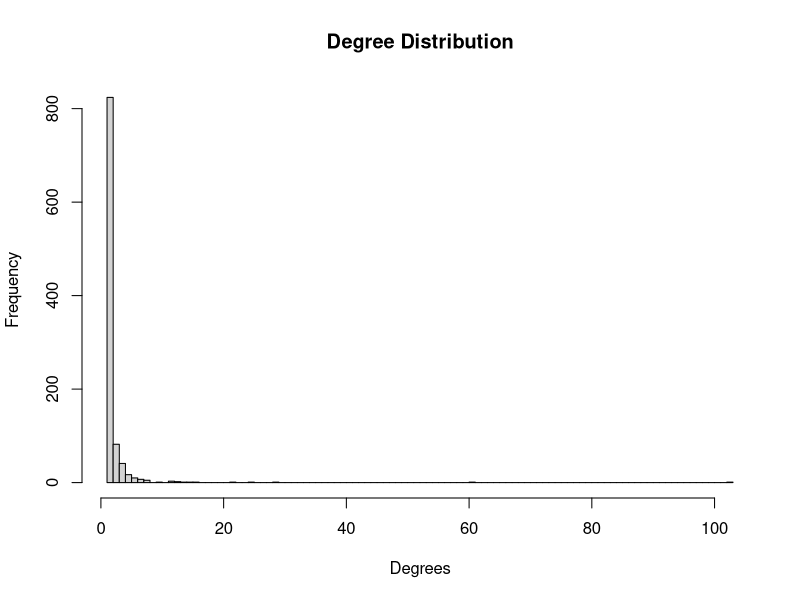
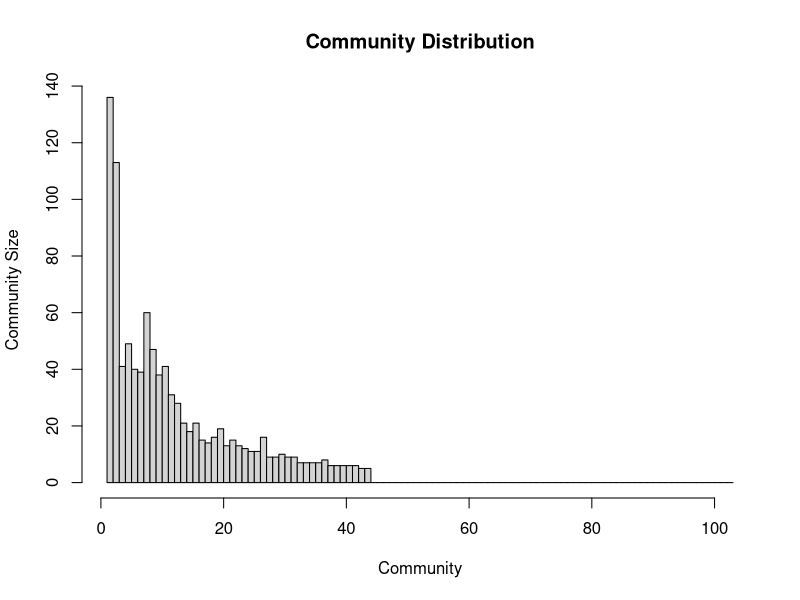
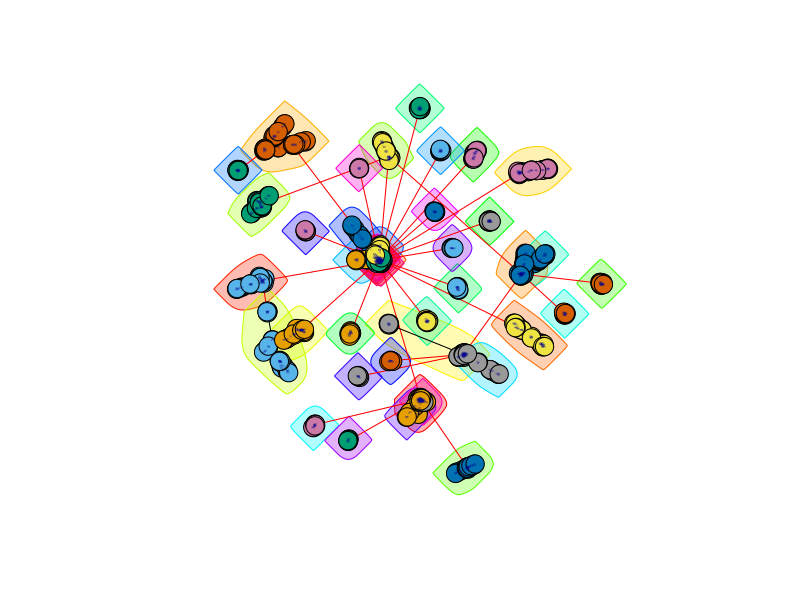

Write the R code that produced these figures, in order.

# clearing workspace
closeAllConnections()
rm(list=ls())

# importing library
library("igraph")

# initialize vars
nodesNum <-  1000

# generate network
g <-sample_pa_age(nodesNum, pa.exp=1, aging.exp=0, aging.bin=1000, directed = FALSE)

# find degree
deg_g <- degree(g)

# plot degree distribution
degree_dist <- hist(x = deg_g, breaks = seq(from = min(deg_g), to = max(deg_g), by=1), main = "Degree Distribution", xlab = "Degrees")

# generate community and modularity
comm_g <- fastgreedy.community(g)
mod_g <- modularity(comm_g)

#plot community distribution
cs <- hist( x= membership(comm_g), breaks = seq(from = min(deg_g), to = max(deg_g), by=1), main = "Community Distribution", xlab = "Community", ylab = "Community Size")

# plot the community and calculate the modularity
plot(comm_g, g, vertex.size=10, vertex.label.cex=0.1)
cat("Modularity: ", mod_g)

